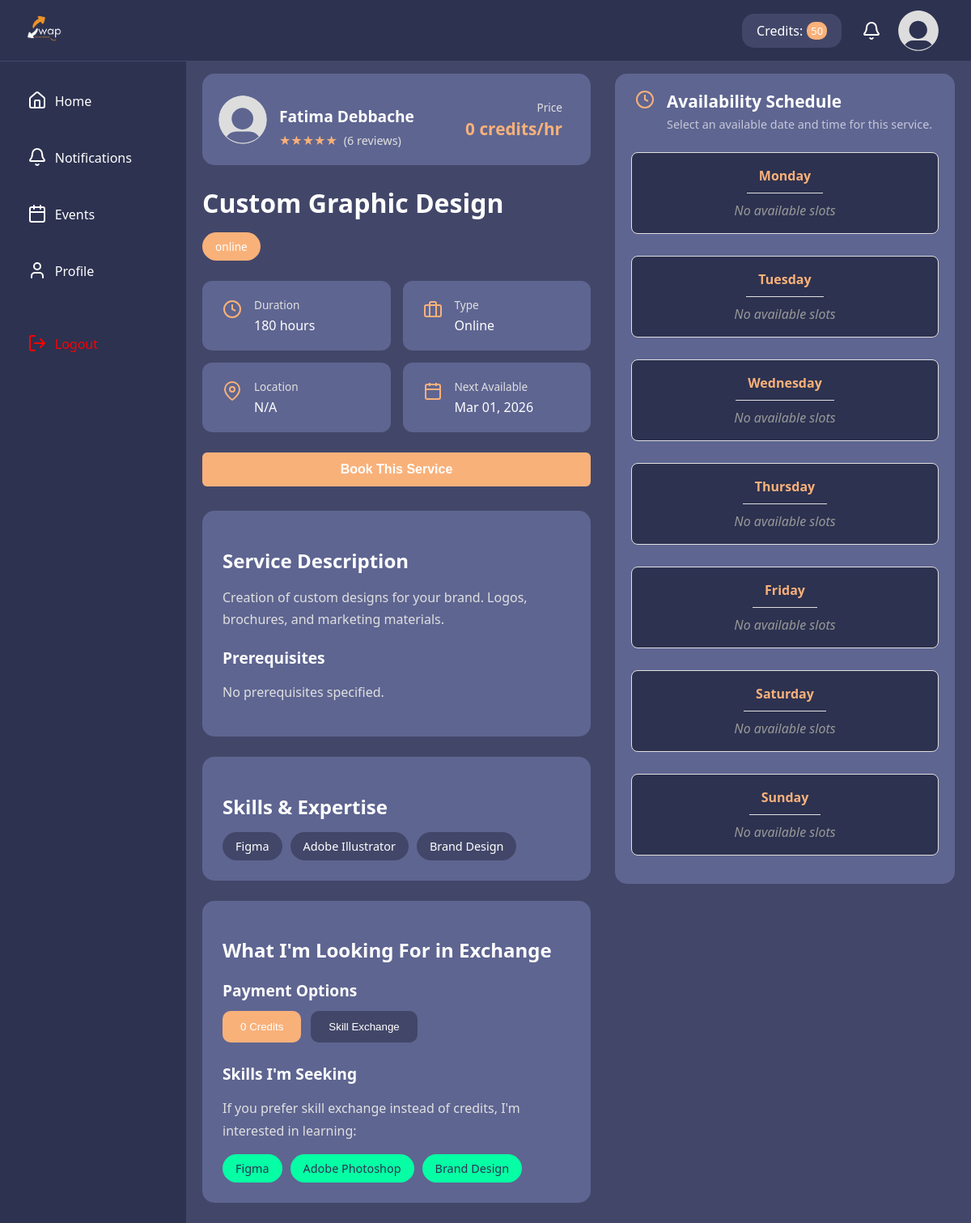
The page /dashboard/post/postdetails.php?Postid=2 on the database its author committed.
### tables this page shows
CREATE TABLE Users (
  UserId INT AUTO_INCREMENT PRIMARY KEY,
  UserName VARCHAR(45) UNIQUE NOT NULL,
  FullName VARCHAR(45) NOT NULL,
  Email VARCHAR(45) UNIQUE NOT NULL,
  Password VARCHAR(255) NOT NULL,
  Description TEXT,
  ProfilePicture VARCHAR(255),
  ProfessionalTitle VARCHAR(100),
  Location VARCHAR(100),
  PhoneNumber VARCHAR(20),
  BirthDate DATE,
  Gender ENUM('M', 'F'),
  UserSince DATETIME DEFAULT CURRENT_TIMESTAMP,
  IsBanned ENUM('yes','no') DEFAULT 'no',
  Rating DECIMAL(3,2) DEFAULT 0.00 CHECK (Rating >= 0.00 AND Rating <= 5.00),
  RatingCount INT DEFAULT 0 CHECK (RatingCount >= 0),
  ExchangeCount INT DEFAULT 0 CHECK (ExchangeCount >= 0),
  CreditBalance INT DEFAULT 0 CHECK (CreditBalance >= 0)
);

CREATE TABLE Posts (
  PostId INT AUTO_INCREMENT PRIMARY KEY,
  UserId INT NOT NULL,
  Title VARCHAR(150) NOT NULL,
  Description TEXT NOT NULL,
  PostType ENUM('in-person','online') NOT NULL,
  PostStatus ENUM('active','disabled') DEFAULT 'active',
  CategoryId INT NOT NULL,
  Duration INT CHECK (Duration > 0 AND Duration <= 480),
  MeetLocation VARCHAR(150),
  AvailableDate DATETIME NOT NULL,
  Prerequisites TEXT,
  Requirements TEXT,
  PaymentMethod ENUM('exchange','credit') NOT NULL,
  RequiredCredits INT DEFAULT 0 CHECK (RequiredCredits >= 0),
  LikeCount INT DEFAULT 0 CHECK (LikeCount >= 0),
  CreatedAt DATETIME DEFAULT CURRENT_TIMESTAMP,
  
  FOREIGN KEY (UserId) REFERENCES Users(UserId) ON DELETE CASCADE,
  FOREIGN KEY (CategoryId) REFERENCES Category(CategoryId) ON DELETE RESTRICT,
  
  INDEX idx_posts_status_date (PostStatus, AvailableDate),
  INDEX idx_posts_user (UserId),
  INDEX idx_posts_category (CategoryId)
);

### dashboard/post/postdetails.view.php (the view, shortened to what this page needs)
<div class="page-wrapper">
    <div class="page-container">
        <div class="service-detail-container">
            <div class="service-info-section">
        <div class="provider-header">
            <img src="<?php echo htmlspecialchars($user['ProfilePicture'] ?? '../../assets/images/Default_pfp.svg'); ?>" alt="<?php echo htmlspecialchars($user['FullName'] ?? 'Unknown'); ?>" class="provider-avatar">
            <div class="provider-info">
                <h3 class="provider-name"><?php echo htmlspecialchars($user['FullName'] ?? 'Unknown'); ?></h3>
                <div class="provider-rating">
                    <span class="stars"><?php echo str_repeat('★', round($user['Rating'] ?? 0)) . str_repeat('☆', 5 - round($user['Rating'] ?? 0)); ?></span>
                    <span class="reviews-count">(<?php echo $user['RatingCount'] ?? 0; ?> reviews)</span>
                </div>
            </div>
            <div class="service-price">
                <span class="price-label">Price</span>
                <span class="price-value"><?php echo $requiredCredits ?? 0; ?> credits/hr</span>
            </div>
        </div>
        <div class="service-header">
            <h1 class="service-title"><?php echo htmlspecialchars($postTitle ?? ''); ?></h1>
            <div class="service-tags">
                <span class="tag tag-btn"><?php echo htmlspecialchars($postType ?? ''); ?></span>
            </div>
        </div>
        <div class="service-quick-info">
            <div class="info-card">
                <svg xmlns="http://www.w3.org/2000/svg" width="24" height="24" viewBox="0 0 24 24" fill="none" stroke="currentColor" stroke-width="2">
                    <circle cx="12" cy="12" r="10"></circle>
                    <polyline points="12 6 12 12 16 14"></polyline>
                </svg>
                <div>
                    <div class="info-label">Duration</div>
                    <div class="info-value"><?php echo $postDuration ?? 0; ?> hours</div>
                </div>
            </div>
            <div class="info-card">
                <svg xmlns="http://www.w3.org/2000/svg" width="24" height="24" viewBox="0 0 24 24" fill="none" stroke="currentColor" stroke-width="2">
                    <rect x="2" y="7" width="20" height="14" rx="2" ry="2"></rect>
                    <path d="M16 21V5a2 2 0 0 0-2-2h-4a2 2 0 0 0-2 2v16"></path>
                </svg>
                <div>
                    <div class="info-label">Type</div>
                    <div class="info-value"><?php echo ucfirst($postType ?? ''); ?></div>
                </div>
            </div>
            <div class="info-card">
                <svg xmlns="http://www.w3.org/2000/svg" width="24" height="24" viewBox="0 0 24 24" fill="none" stroke="currentColor" stroke-width="2">
                    <path d="M21 10c0 7-9 13-9 13s-9-6-9-13a9 9 0 0 1 18 0z"></path>
                    <circle cx="12" cy="10" r="3"></circle>
                </svg>
                <div>
                    <div class="info-label">Location</div>
                    <div class="info-value"><?php echo htmlspecialchars($postLocation ?? 'N/A'); ?></div>
                </div>
            </div>
            <div class="info-card">
                <div>
                    <div class="info-label">Next Available</div>
                    <div class="info-value"><?php echo !empty($postDate) ? date('M d, Y', strtotime($postDate)) : 'Not available'; ?></div>
                </div>
            </div>
        </div>
        <div class="action-buttons">
            <?php
                $buttonText = 'Book This Service';
                $buttonClass = 'btn-primary';
                $buttonDisabled = false;
                $isLoggedIn = isset($_SESSION['user_id']);
                $isPostOwner = ($isLoggedIn && $_SESSION['user_id'] == $postUserId);
                if (!$isLoggedIn) {
                    $buttonText = 'Book This Service';
                    $buttonClass = 'btn-primary';
                } elseif ($isPostOwner) {
                    $buttonText = 'This is Your Service';
                    $buttonClass = 'btn-disabled';
                    $buttonDisabled = true;
                }
            ?>
            <button
                class="<?php echo $buttonClass; ?>"
                onclick="<?php echo $buttonDisabled ? 'return false;' : 'bookService();'; ?>"
                <?php echo $buttonDisabled ? 'disabled' : ''; ?>
            >
                <?php echo $buttonText; ?>
            </button>
        </div>
        <div class="service-description">
            <h2>Service Description</h2>
            <p><?php echo nl2br(htmlspecialchars($postDescription ?? '')); ?></p>
            <h3>Prerequisites</h3>
            <p><?php echo nl2br(htmlspecialchars($prerequisites ?? 'No prerequisites specified.')); ?></p>
        </div>
        <div class="skills-section">
            <h2>Skills & Expertise</h2>
            <div class="skills-tags">
                    <?php if (!empty($postSkills)): ?>
                        <?php foreach ($postSkills as $skill): ?>
                            <span class="skill-tag"><?php echo htmlspecialchars($skill); ?></span>
                        <?php endforeach; ?>
                    <?php else: ?>
                        <span class="skill-tag">No skills specified</span>
                    <?php endif; ?>
                </div>
            </div>
            <div class="exchange-section">
            <h2>What I'm Looking For in Exchange</h2>
            <div class="payment-options">
                <h3>Payment Options</h3>
                <div class="payment-badges">
                    <button type="button" class="payment-badge active" data-payment-method="credits" id="creditBtn" onclick="selectPaymentMethod('credits', this)"><?php echo $requiredCredits ?? 0; ?> Credits</button>
                    <button type="button" class="payment-badge" data-payment-method="exchange" id="exchangeBtn" onclick="selectPaymentMethod('exchange', this)">Skill Exchange</button>
                </div>
            </div>
            <div class="seeking-skills">
                <h3>Skills I'm Seeking</h3>
                <p>If you prefer skill exchange instead of credits, I'm interested in learning:</p>
                <div class="seeking-tags">
                    <?php if (!empty($seekingSkills)): ?>
                        <?php foreach ($seekingSkills as $skill): ?>
                            <span class="seeking-tag"><?php echo htmlspecialchars($skill); ?></span>
                        <?php endforeach; ?>
                    <?php else: ?>
                        <span class="seeking-tag">Not specified</span>
                    <?php endif; ?>
                </div>
            </div>
            </div>
    </div>
            <div class="availability-section">
                <div class="availability-card">
                    <div class="availability-header">
                        <svg xmlns="http://www.w3.org/2000/svg" width="24" height="24" viewBox="0 0 24 24" fill="none" stroke="currentColor" stroke-width="2">
                            <circle cx="12" cy="12" r="10"></circle>
                            <polyline points="12 6 12 12 16 14"></polyline>
                        </svg>
                        <div>
                            <h2>Availability Schedule</h2>
                            <p>Select an available date and time for this service.</p>
                        </div>
                    </div>
                    <form method="POST" action="" class="availability-form">
                        <div class="schedule-container">
                            <?php if (!empty($weekDays) && is_array($weekDays)): ?>
                                <?php foreach ($weekDays as $day): ?>
                                    <div class="schedule-day" data-day="<?php echo strtolower($day); ?>">
                                        <div class="day-header">
                                            <span class="day-label"><?php echo $day; ?></span>
                                        </div>
                                        <div class="time-slots">
                                            <?php if (!empty($dayRanges[$day]['has_slots'])):
                                                $range = $dayRanges[$day];
                                                $sampleDate = '';
                                                foreach ($dates as $datetime) {
                                                    if (date('l', strtotime($datetime)) === $day) {
                                                        $sampleDate = date('Y-m-d', strtotime($datetime)) . ' ' . $range['start'] . ':00';
                                                        break;
                                                    }
                                                }
                                                $isDayBooked = false;
                                                foreach ($bookedDates as $booked) {
                                                    if (date('l', strtotime($booked)) === $day) {
                                                        $isDayBooked = true;
                                                        break;
                                                    }
                                                }
                                                $isPast = !empty($sampleDate) && strtotime($sampleDate) < time();
                                                $isDisabled = $isDayBooked || $isPast;
                                            ?>
                                                <label class="time-slot-range <?php echo $isDisabled ? 'disabled' : ''; ?>">
                                                    <input
                                                        type="radio"
                                                        name="SelectedDate"
                                                        value="<?php echo htmlspecialchars($sampleDate); ?>"
                                                        <?php echo $isDisabled ? 'disabled' : ''; ?>
                                                        data-day="<?php echo $day; ?>"
                                                    >
                                                    <span class="time-range">
                                                        <strong><?php echo htmlspecialchars($range['start']); ?></strong>
                                                        to
                                                        <strong><?php echo htmlspecialchars($range['end']); ?></strong>
                                                    </span>
                                                </label>
                                            <?php else: ?>
                                                <span class="no-slots">No available slots</span>
                                            <?php endif; ?>
                                        </div>
                                    </div>
                                <?php endforeach; ?>
                            <?php else: ?>
                                <p>No availability information available.</p>
                            <?php endif; ?>
                        </div>
                    </form>
                </div>
            </div>
        </div>
    </div>
</div>

### assets/css/style.css (style rules this page uses)
:root { --clr-bars:#2d3250; --clr-main:#424769; --clr-btn:#f9b17a ; --clr-org:#ff6f00; --clr-font:#ffffff; --clr-lighter:#5e6591; --clr-secondary-font: #e0e0e0; --main-font:'Segoe UI', Tahoma, Geneva, Verdana, sans-serif ; }
body { margin: 0; color: var(--clr-font); font-family: 'Segoe UI', Tahoma, Geneva, sans-serif ; background: var(--clr-main); }

### assets/css/header.css (style rules this page uses)
* { box-sizing: border-box; }
.header { overflow: visible; background-color:var(--clr-bars) ; display: flex; height: 75px; align-items: center; justify-content: space-between; position: fixed; top: 0; z-index: 1000; width: 100%; }
.header-left { display: flex; align-items: center; }
.header-logo { display: flex; height: 50px; margin-left: 30px; width: 50px; margin-right:15px ; }
.header-right { display: flex; justify-content: space-evenly; align-items: center; width: 25.5%; }
.header-credit { background-color: var(--clr-main); width: 40%; display: flex; justify-content: center; margin-left: 3px; padding-top: 10px; padding-bottom: 10px; padding-left: 15px; padding-right: 15px; border-radius: 15px; color: var(--clr-font); }
.credit-span { margin-left: 5px; background-color: var(--clr-btn); padding-left: 5px; padding-right: 5px; border-radius: 10px; font-size: small; display: flex; align-items: center; color: var(--clr-font); }
.header-notification { border:0; color: var(--clr-font); background-color: var(--clr-bars); display: flex; align-items: center; }
.header-profile { display: flex; height: 50px; margin-right: 20px; width: 50px; }

### assets/css/sidebar.css (style rules this page uses)
.container { background-color: var(--clr-bars); display: flex; position: fixed; height: 100%; width: 230px; top: 76px; padding: 0; justify-content: center; margin-top: 0px; z-index: 10; }
.sidebar { background-color: var(--clr-bars); width: 75%; height: 400px; display: flex; flex-direction: column; gap: 5px; padding-top: 15px; }
.sidebar > div { height: 65px; border: 0; border-radius: 15px; width: 100%; display: flex; align-items: center; cursor: pointer; }
.home-section { color:var(--clr-font); background-color: var(--clr-bars); }
.notification-section { color:var(--clr-font); background-color: var(--clr-bars); }
.events-section { color:var(--clr-font); background-color: var(--clr-bars); }
.profile-section { color:var(--clr-font); background-color: var(--clr-bars); }
.logout-section { margin-top: auto; margin-bottom: 20px; color: red; background-color: var(--clr-bars); }
.name { height: 20px; flex:1; margin-left: 10px; text-align: left; }
a { color: var(--clr-font); text-decoration: none; }
svg { margin-left: 5px; }

### rows shown on the page
users: FullName "Fatima Debbache", Rating "★★★★★", RatingCount "6"
posts: RequiredCredits "0", Title "Custom Graphic Design", PostType "online", Duration "180", PostType "Online", AvailableDate "Mar 01, 2026", Description "Creation of custom designs for your brand. Logos, brochures, and marketing materials."

### other values the page prints
$postLocation "N/A"
$buttonText "Book This Service"
$prerequisites "No prerequisites specified."
$skill "Figma"
$skill "Adobe Illustrator"
$skill "Brand Design"
$skill "Adobe Photoshop"
$day "Monday"
$day "Tuesday"
$day "Wednesday"
$day "Thursday"
$day "Friday"
$day "Saturday"
$day "Sunday"
